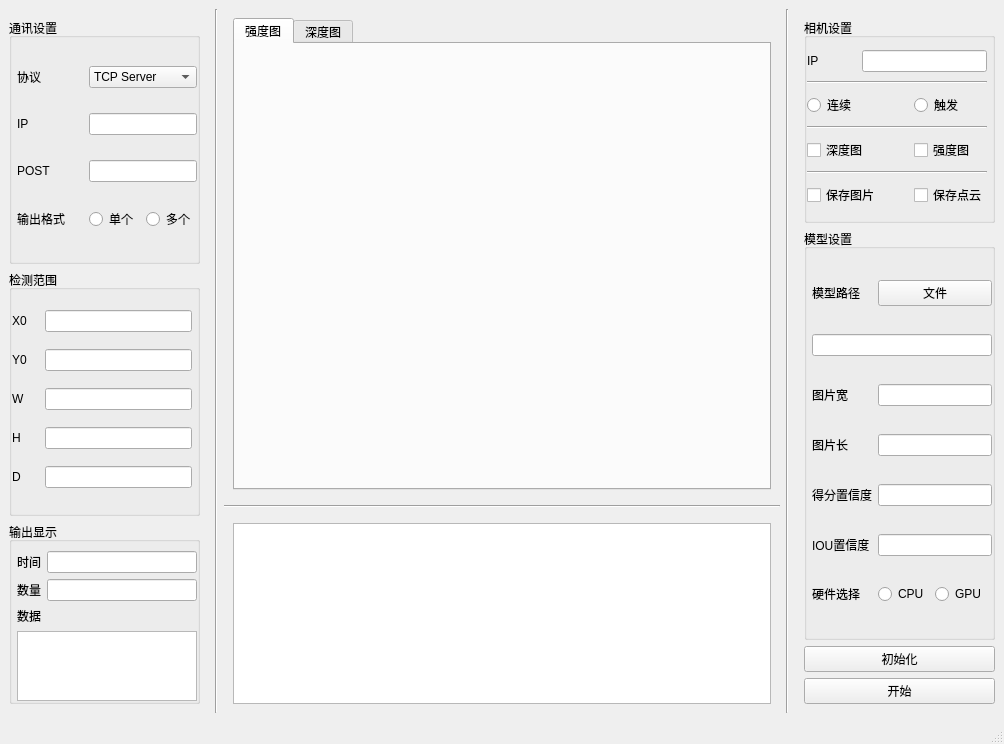
<?xml version="1.0" encoding="UTF-8"?>
<ui version="4.0">
 <class>MainWindow</class>
 <widget class="QMainWindow" name="MainWindow">
  <property name="geometry">
   <rect>
    <x>0</x>
    <y>0</y>
    <width>1004</width>
    <height>744</height>
   </rect>
  </property>
  <property name="windowTitle">
   <string>MainWindow</string>
  </property>
  <widget class="QWidget" name="centralwidget">
   <layout class="QHBoxLayout" name="horizontalLayout">
    <item>
     <layout class="QGridLayout" name="gridLayout" rowstretch="7,0,0">
      <item row="0" column="1" rowspan="3">
       <widget class="Line" name="line">
        <property name="orientation">
         <enum>Qt::Vertical</enum>
        </property>
       </widget>
      </item>
      <item row="0" column="3" rowspan="3">
       <widget class="Line" name="line_3">
        <property name="orientation">
         <enum>Qt::Vertical</enum>
        </property>
       </widget>
      </item>
      <item row="0" column="2">
       <widget class="QWidget" name="widget_3" native="true">
        <layout class="QHBoxLayout" name="horizontalLayout_2">
         <item>
          <widget class="QTabWidget" name="tabWidget">
           <property name="currentIndex">
            <number>0</number>
           </property>
           <widget class="QWidget" name="tab">
            <attribute name="title">
             <string>强度图</string>
            </attribute>
            <layout class="QHBoxLayout" name="horizontalLayout_4">
             <item>
              <widget class="QLabel" name="label">
               <property name="minimumSize">
                <size>
                 <width>512</width>
                 <height>424</height>
                </size>
               </property>
               <property name="maximumSize">
                <size>
                 <width>512</width>
                 <height>424</height>
                </size>
               </property>
               <property name="text">
                <string/>
               </property>
               <property name="scaledContents">
                <bool>false</bool>
               </property>
              </widget>
             </item>
            </layout>
           </widget>
           <widget class="QWidget" name="tab_2">
            <attribute name="title">
             <string>深度图</string>
            </attribute>
            <layout class="QHBoxLayout" name="horizontalLayout_5">
             <item>
              <widget class="QLabel" name="label_2">
               <property name="text">
                <string>TextLabel</string>
               </property>
              </widget>
             </item>
            </layout>
           </widget>
          </widget>
         </item>
        </layout>
       </widget>
      </item>
      <item row="0" column="4" rowspan="3">
       <widget class="QWidget" name="widget_2" native="true">
        <property name="minimumSize">
         <size>
          <width>200</width>
          <height>0</height>
         </size>
        </property>
        <property name="maximumSize">
         <size>
          <width>200</width>
          <height>16777215</height>
         </size>
        </property>
        <layout class="QVBoxLayout" name="verticalLayout_2" stretch="1,2,0,0">
         <property name="rightMargin">
          <number>0</number>
         </property>
         <item>
          <widget class="QGroupBox" name="groupBox_4">
           <property name="title">
            <string>相机设置</string>
           </property>
           <layout class="QGridLayout" name="gridLayout_5">
            <property name="leftMargin">
             <number>0</number>
            </property>
            <property name="rightMargin">
             <number>5</number>
            </property>
            <item row="4" column="0" colspan="2">
             <widget class="QCheckBox" name="checkBox">
              <property name="text">
               <string>深度图</string>
              </property>
             </widget>
            </item>
            <item row="6" column="0" colspan="2">
             <widget class="QCheckBox" name="checkBox_3">
              <property name="text">
               <string>保存图片</string>
              </property>
              <property name="checked">
               <bool>false</bool>
              </property>
             </widget>
            </item>
            <item row="0" column="0">
             <widget class="QLabel" name="label_16">
              <property name="text">
               <string>IP</string>
              </property>
             </widget>
            </item>
            <item row="3" column="0" colspan="3">
             <widget class="Line" name="line_5">
              <property name="orientation">
               <enum>Qt::Horizontal</enum>
              </property>
             </widget>
            </item>
            <item row="4" column="2">
             <widget class="QCheckBox" name="checkBox_2">
              <property name="text">
               <string>强度图</string>
              </property>
              <property name="checked">
               <bool>false</bool>
              </property>
             </widget>
            </item>
            <item row="0" column="1" colspan="2">
             <widget class="QLineEdit" name="lineEdit_11"/>
            </item>
            <item row="1" column="0" colspan="3">
             <widget class="Line" name="line_4">
              <property name="orientation">
               <enum>Qt::Horizontal</enum>
              </property>
             </widget>
            </item>
            <item row="6" column="2">
             <widget class="QCheckBox" name="checkBox_4">
              <property name="text">
               <string>保存点云</string>
              </property>
             </widget>
            </item>
            <item row="5" column="0" colspan="3">
             <widget class="Line" name="line_6">
              <property name="orientation">
               <enum>Qt::Horizontal</enum>
              </property>
             </widget>
            </item>
            <item row="2" column="0">
             <widget class="QRadioButton" name="radioButton_5">
              <property name="text">
               <string>连续</string>
              </property>
             </widget>
            </item>
            <item row="2" column="2">
             <widget class="QRadioButton" name="radioButton_6">
              <property name="text">
               <string>触发</string>
              </property>
             </widget>
            </item>
           </layout>
          </widget>
         </item>
         <item>
          <widget class="QGroupBox" name="groupBox">
           <property name="title">
            <string>模型设置</string>
           </property>
           <layout class="QGridLayout" name="gridLayout_2">
            <property name="leftMargin">
             <number>5</number>
            </property>
            <property name="rightMargin">
             <number>0</number>
            </property>
            <item row="1" column="0" colspan="5">
             <widget class="QLineEdit" name="lineEdit"/>
            </item>
            <item row="2" column="2" colspan="3">
             <widget class="QLineEdit" name="lineEdit_2"/>
            </item>
            <item row="7" column="2">
             <widget class="QRadioButton" name="radioButton">
              <property name="text">
               <string>CPU</string>
              </property>
              <property name="checked">
               <bool>false</bool>
              </property>
              <property name="autoExclusive">
               <bool>true</bool>
              </property>
             </widget>
            </item>
            <item row="4" column="0" colspan="2">
             <widget class="QLabel" name="label_5">
              <property name="text">
               <string>图片长</string>
              </property>
             </widget>
            </item>
            <item row="4" column="2" colspan="3">
             <widget class="QLineEdit" name="lineEdit_3"/>
            </item>
            <item row="6" column="0" colspan="2">
             <widget class="QLabel" name="label_7">
              <property name="text">
               <string>IOU置信度</string>
              </property>
             </widget>
            </item>
            <item row="6" column="2" colspan="3">
             <widget class="QLineEdit" name="lineEdit_5"/>
            </item>
            <item row="0" column="0" colspan="2">
             <widget class="QLabel" name="label_3">
              <property name="text">
               <string>模型路径</string>
              </property>
             </widget>
            </item>
            <item row="5" column="2" colspan="3">
             <widget class="QLineEdit" name="lineEdit_4"/>
            </item>
            <item row="5" column="0" colspan="2">
             <widget class="QLabel" name="label_6">
              <property name="text">
               <string>得分置信度</string>
              </property>
             </widget>
            </item>
            <item row="2" column="0" colspan="2">
             <widget class="QLabel" name="label_4">
              <property name="text">
               <string>图片宽</string>
              </property>
             </widget>
            </item>
            <item row="7" column="0">
             <widget class="QLabel" name="label_8">
              <property name="text">
               <string>硬件选择</string>
              </property>
             </widget>
            </item>
            <item row="7" column="3">
             <widget class="QRadioButton" name="radioButton_2">
              <property name="text">
               <string>GPU</string>
              </property>
             </widget>
            </item>
            <item row="0" column="2" colspan="3">
             <widget class="QPushButton" name="pushButton">
              <property name="text">
               <string>文件</string>
              </property>
             </widget>
            </item>
           </layout>
          </widget>
         </item>
         <item>
          <widget class="QPushButton" name="pushButton_2">
           <property name="text">
            <string>初始化</string>
           </property>
          </widget>
         </item>
         <item>
          <widget class="QPushButton" name="pushButton_4">
           <property name="text">
            <string>开始</string>
           </property>
          </widget>
         </item>
        </layout>
       </widget>
      </item>
      <item row="1" column="2">
       <widget class="Line" name="line_2">
        <property name="orientation">
         <enum>Qt::Horizontal</enum>
        </property>
       </widget>
      </item>
      <item row="0" column="0" rowspan="3">
       <widget class="QWidget" name="widget" native="true">
        <property name="minimumSize">
         <size>
          <width>200</width>
          <height>0</height>
         </size>
        </property>
        <property name="maximumSize">
         <size>
          <width>200</width>
          <height>16777215</height>
         </size>
        </property>
        <layout class="QVBoxLayout" name="verticalLayout" stretch="2,2,1">
         <property name="leftMargin">
          <number>0</number>
         </property>
         <item>
          <widget class="QGroupBox" name="groupBox_2">
           <property name="title">
            <string>通讯设置</string>
           </property>
           <layout class="QGridLayout" name="gridLayout_3">
            <property name="leftMargin">
             <number>5</number>
            </property>
            <property name="rightMargin">
             <number>0</number>
            </property>
            <item row="4" column="3">
             <widget class="QRadioButton" name="radioButton_4">
              <property name="text">
               <string>多个</string>
              </property>
             </widget>
            </item>
            <item row="3" column="2" colspan="2">
             <widget class="QLineEdit" name="lineEdit_7"/>
            </item>
            <item row="4" column="0" colspan="2">
             <widget class="QLabel" name="label_12">
              <property name="text">
               <string>输出格式</string>
              </property>
             </widget>
            </item>
            <item row="3" column="0">
             <widget class="QLabel" name="label_11">
              <property name="text">
               <string>POST</string>
              </property>
             </widget>
            </item>
            <item row="4" column="2">
             <widget class="QRadioButton" name="radioButton_3">
              <property name="text">
               <string>单个</string>
              </property>
              <property name="checked">
               <bool>false</bool>
              </property>
              <property name="autoExclusive">
               <bool>true</bool>
              </property>
             </widget>
            </item>
            <item row="1" column="0" colspan="2">
             <widget class="QLabel" name="label_9">
              <property name="text">
               <string>协议</string>
              </property>
             </widget>
            </item>
            <item row="2" column="2" colspan="2">
             <widget class="QLineEdit" name="lineEdit_6"/>
            </item>
            <item row="2" column="0">
             <widget class="QLabel" name="label_10">
              <property name="text">
               <string>IP</string>
              </property>
             </widget>
            </item>
            <item row="1" column="2" colspan="2">
             <widget class="QComboBox" name="comboBox">
              <item>
               <property name="text">
                <string>TCP Server</string>
               </property>
              </item>
             </widget>
            </item>
           </layout>
          </widget>
         </item>
         <item>
          <widget class="QGroupBox" name="groupBox_5">
           <property name="title">
            <string>检测范围</string>
           </property>
           <layout class="QGridLayout" name="gridLayout_6">
            <property name="leftMargin">
             <number>0</number>
            </property>
            <property name="rightMargin">
             <number>5</number>
            </property>
            <item row="1" column="0" colspan="3">
             <widget class="QLabel" name="label_18">
              <property name="text">
               <string>Y0</string>
              </property>
             </widget>
            </item>
            <item row="1" column="3">
             <widget class="QLineEdit" name="lineEdit_13"/>
            </item>
            <item row="7" column="3">
             <widget class="QLineEdit" name="lineEdit_16"/>
            </item>
            <item row="7" column="0" colspan="3">
             <widget class="QLabel" name="label_21">
              <property name="text">
               <string>D</string>
              </property>
             </widget>
            </item>
            <item row="4" column="0" colspan="3">
             <widget class="QLabel" name="label_19">
              <property name="text">
               <string>W</string>
              </property>
             </widget>
            </item>
            <item row="0" column="0">
             <widget class="QLabel" name="label_17">
              <property name="text">
               <string>X0</string>
              </property>
             </widget>
            </item>
            <item row="6" column="3">
             <widget class="QLineEdit" name="lineEdit_15"/>
            </item>
            <item row="4" column="3">
             <widget class="QLineEdit" name="lineEdit_14"/>
            </item>
            <item row="0" column="3">
             <widget class="QLineEdit" name="lineEdit_12"/>
            </item>
            <item row="6" column="0" colspan="2">
             <widget class="QLabel" name="label_20">
              <property name="text">
               <string>H</string>
              </property>
             </widget>
            </item>
           </layout>
          </widget>
         </item>
         <item>
          <widget class="QGroupBox" name="groupBox_3">
           <property name="title">
            <string>输出显示</string>
           </property>
           <layout class="QGridLayout" name="gridLayout_4">
            <property name="leftMargin">
             <number>5</number>
            </property>
            <property name="rightMargin">
             <number>0</number>
            </property>
            <property name="bottomMargin">
             <number>0</number>
            </property>
            <item row="0" column="2">
             <widget class="QLineEdit" name="lineEdit_8"/>
            </item>
            <item row="1" column="1">
             <widget class="QLabel" name="label_14">
              <property name="text">
               <string>数量</string>
              </property>
             </widget>
            </item>
            <item row="0" column="1">
             <widget class="QLabel" name="label_13">
              <property name="text">
               <string>时间</string>
              </property>
             </widget>
            </item>
            <item row="1" column="2">
             <widget class="QLineEdit" name="lineEdit_9"/>
            </item>
            <item row="2" column="1">
             <widget class="QLabel" name="label_15">
              <property name="text">
               <string>数据</string>
              </property>
             </widget>
            </item>
            <item row="3" column="1" colspan="2">
             <widget class="QTextBrowser" name="textBrowser_2"/>
            </item>
           </layout>
          </widget>
         </item>
        </layout>
       </widget>
      </item>
      <item row="2" column="2">
       <widget class="QWidget" name="widget_4" native="true">
        <layout class="QHBoxLayout" name="horizontalLayout_3">
         <item>
          <widget class="QTextBrowser" name="textBrowser"/>
         </item>
        </layout>
       </widget>
      </item>
     </layout>
    </item>
   </layout>
  </widget>
  <widget class="QMenuBar" name="menubar">
   <property name="geometry">
    <rect>
     <x>0</x>
     <y>0</y>
     <width>1004</width>
     <height>23</height>
    </rect>
   </property>
  </widget>
  <widget class="QStatusBar" name="statusbar"/>
 </widget>
 <resources/>
 <connections/>
</ui>
